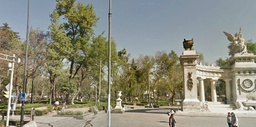
#> input picture Problem Description/Assignment 3_files/left.jpg, 256 x 127 px, shrunk from 800 x 398 before the run, given in place of 5.jpg, which was not available
$ python Jiang_Hanliang_a2_p2.py   (older library calls are emulated)
#> lines starting #> are read from the running program, lines starting #| are printed output that depends on the picture; after the words box and inside, x2 and y2 are one past the last pixel; in counts of white or black regions, pixels touching at a corner belong together; pictures that were not available may be replaced by others from this repository, and a replacement may not be noted
import numpy as np
from PIL import Image
import matplotlib.pyplot as plt
import cv2
import time
import imageio
import torch
from skimage.transform import resize
from scipy.ndimage import gaussian_laplace


def part2(path, operation):
#> called with path = '5.jpg', operation = 'output'
    input = cv2.imread(path)
#> input is the input picture: shape (127, 256, 3); mean B, G, R 122.8, 138.8, 139.4
    if(operation == "left"):
        input = input[:, int(input.shape[1] * 0.2):]
    elif(operation == "right"):
        input = input[:, :-int(input.shape[1] * 0.2)]
    elif(operation == "counterclockwise"):
        input = cv2.rotate(input, cv2.ROTATE_90_COUNTERCLOCKWISE)
    elif(operation == "clockwise"):
        input = cv2.rotate(input, cv2.ROTATE_90_CLOCKWISE)
    elif(operation == "enlarge"):
        input = cv2.resize(input, None, fx=2, fy=2, interpolation=cv2.INTER_CUBIC)
        input = input[input.shape[0]//4:input.shape[0]*3//4,input.shape[1]//4:input.shape[1]*3//4]


    init_scale = 2
    levels = 10
    k = 1.4
    select_parameter = 0.1
    window = 10

    original_image = input
    gray = np.float32(cv2.cvtColor(input, cv2.COLOR_BGR2GRAY))/255
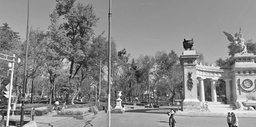
#> gray: shape (127, 256) float32; min 0.0275, max 0.996, mean 0.538
    harris = cv2.cornerHarris(gray, blockSize=2, ksize=3, k=0.06)
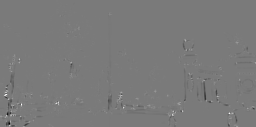
#> harris: shape (127, 256) float32; min -0.0152, max 0.0164, mean -1.87e-05; drawn with min black and max white
    pyramid = []
    divide_scale = init_scale
    for i in range(levels):
        pyramid.append(gray)
        gray = resize(gray, ((int)(gray.shape[0]/divide_scale), (int)(gray.shape[1]/divide_scale)), preserve_range=True)
        divide_scale = k
#> this loop made 10 passes
#> pass 3, in part2, `gray = resize(gray, ((int)(gray.shape[0]/divide_scale), (int)(gray.sha..`:
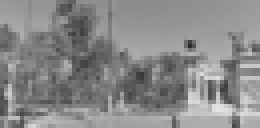
#> gray: shape (32, 65) float32 (shown 4 times larger); min 0.163, max 0.886, mean 0.54
#> after the loop, pyramid = 10 items


    dx = cv2.Sobel(harris, cv2.CV_64F, 1, 0, ksize=3)
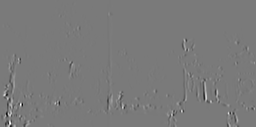
#> dx: shape (127, 256) float64; min -0.0462, max 0.0501, mean -1.77e-06; drawn with min black and max white
    dy = cv2.Sobel(harris, cv2.CV_64F, 0, 1, ksize=3)
    orientation = np.arctan2(dy, dx)
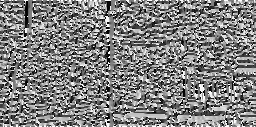
#> orientation: shape (127, 256) float64; min -3.14, max 3.14, mean 0.0446; drawn with min black and max white
    mask = np.zeros_like(orientation, dtype=bool)
    mask[harris> select_parameter * harris.max()] = True
    orientation = np.where(mask, orientation, 0)
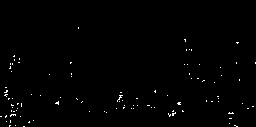
#> mask: shape (127, 256) bool; 0.75% white in thin lines or dots, all inside (x1, y1, x2, y2) = (0, 27, 256, 127)
    for i in range(harris.shape[0]-window+1):
        for j in range(harris.shape[1]-window+1):
            sum = 0
            count = 0
            for m in range(window):
                  for n in range(window):
                    if(orientation[i+m][j+n]!=0):
                        sum = sum + orientation[i+m][j+n]
            if(count!=0):
                sum = sum/count
                for m in range(window):
                    for n in range(window):
                        if(orientation[i+m][j+n]!=0):
                            orientation[i+m][j+n] = sum
    count = 0
    for i in range(harris.shape[0]):
        for j in range(harris.shape[1]):
            if(harris[i][j]>select_parameter * harris.max()):
                count = count + 1
                best_response = best_scale = -np.inf
                for level in range(levels):
                    new_i = int(i / (init_scale * (k ** level)))
                    new_j = int(j / (init_scale * (k ** level)))
                    response = np.abs(gaussian_laplace(pyramid[level], init_scale * (k ** level))[new_i][new_j])
                    if(response > best_response):
                        best_response = response
                        best_scale = level
                radius = init_scale * (k ** best_scale)
                cv2.drawMarker(original_image, (j, i), (0, 0, 255), markerType=cv2.MARKER_CROSS, markerSize=20, thickness=1)
                cv2.circle(original_image, (j, i), int(radius), (0, 255, 0), thickness=1)
                cv2.putText(original_image, f"{int(radius)}", (j, i+10), cv2.FONT_HERSHEY_SIMPLEX, 0.3, (0, 255, 0), 1)
                arrow_tip = (int(j + 20 * np.cos(orientation[i][j])), int(i + 20 * np.sin(orientation[i][j])))
                cv2.arrowedLine(original_image, (j, i), arrow_tip, (255, 0, 0), thickness=2, tipLength=0.05)
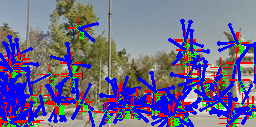
#> original_image: shape (127, 256, 3); mean B, G, R 142.2, 103.2, 110.1
#> after the loop, count = 235
                # [8 lines of commented-out code are left out]
    cv2.imwrite(path+"__"+operation+'.jpg', original_image)
    return


operation = ["output", "left", "right", "clockwise", "counterclockwise", "enlarge"]
for i in range(5, 9):
    for j in operation:
        start_time = time.time()
#> (the run stopped early here; a loop or call above may not have finished)
